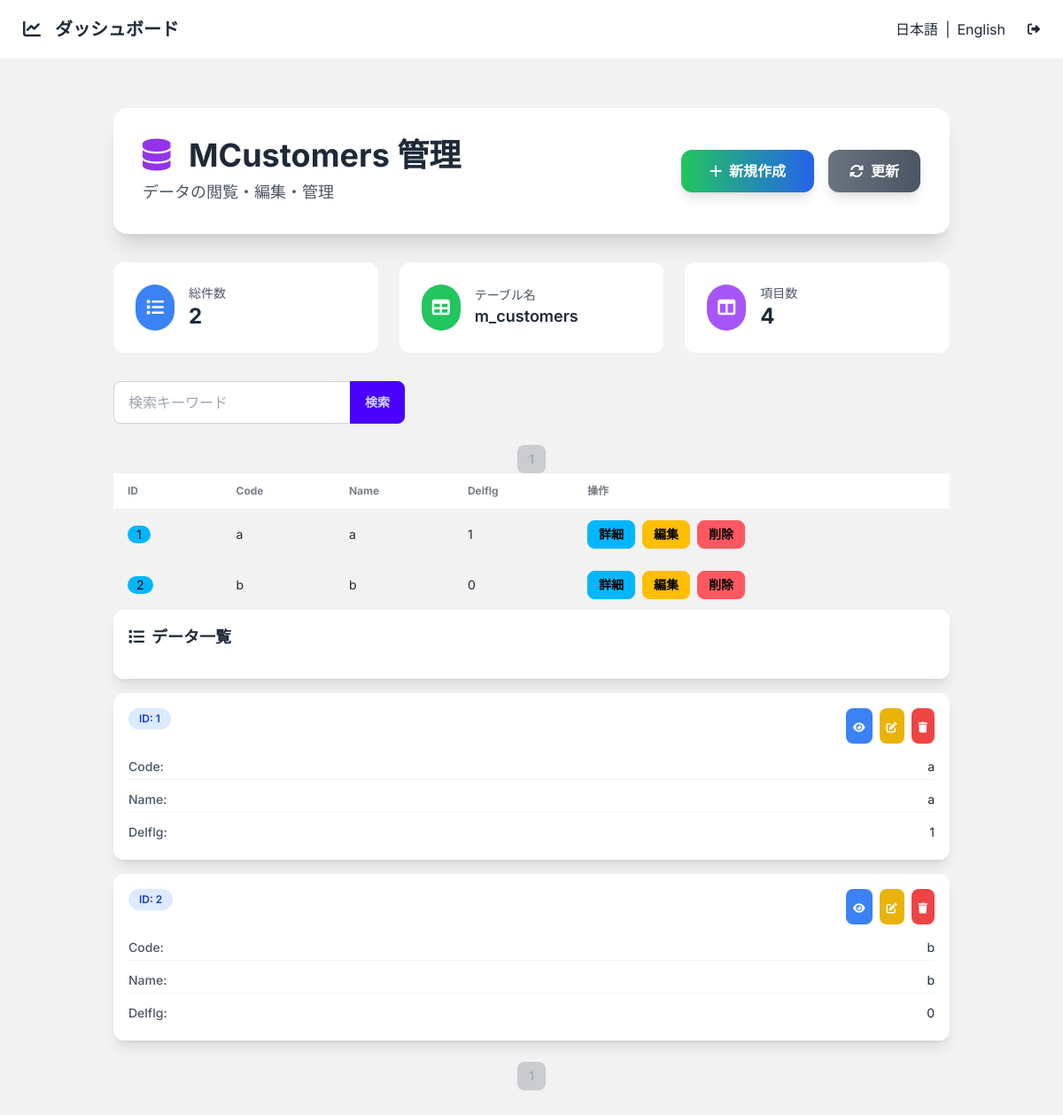
The app's page /m_customers/ (signed in) with its own data.
### app/models/m_customers.py (models this page shows)
class MCustomers(BaseModel):
    __tablename__ = "m_customers"
    __is_view__ = False
    id = Column(Integer, primary_key=True)
    code = Column(String(20))
    name = Column(String(100))
    delflg = Column(Integer)

### app/core/base_crud.py (the view)
        @router.get("/", response_class=HTMLResponse)
        async def read_items(
            request: Request,
            db: Session = Depends(get_db),
            current_user=Depends(get_current_user),
            page: int = 1,
            per_page: int = 10,
            q: str = None
        ):
            query = db.query(model)
            if q:
                filters = [
                    col.ilike(f"%{q}%")
                    for col in model.__table__.columns
                    if hasattr(col.type, "python_type") and col.type.python_type == str
                ]
                if filters:
                    query = query.filter(or_(*filters))
            total = query.count()
            items = query.offset((page - 1) * per_page).limit(per_page).all()
            fields = [col for col in model.__table__.columns if not col.primary_key]
            return templates.TemplateResponse(
                f"{template_base}/list.html",
                {
                    "request": request,
                    "items": items,
                    "fields": fields,
                    "table_name": model.__tablename__,
                    "model_name": model.__name__,
                    "page": page,
                    "per_page": per_page,
                    "total": total,
                    "q": q or "",
                    "pk_name": pk_name,
                }
            )

### app/templates/m_customers/list.html
{% extends "base_list.html" %}
{% set new_url = '/' ~ table_name ~ '/new' %}
{% block header_title %}{{ model_name }} 管理{% endblock %}

### app/templates/partials/_table.html (shortened to what this page needs)
<div class="slide-in overflow-x-auto">
    <table class="table table-zebra table-pin-rows w-full">
        <thead>
        <tr>
            <th>{{ pk_name|upper }}</th>
            {% for field in fields %}
            <th>{{ field.name.replace('_', ' ').title() }}</th>
            {% endfor %}
            <th>操作</th>
        </tr>
        </thead>
        <tbody>
        {% for item in items %}
        <tr class="hover">
            <td><span class="badge badge-info">{{ item[pk_name] }}</span></td>
            {% for field in fields %}
            <td>{{ item[field.name] if item[field.name] is not none else '—' }}</td>
            {% endfor %}
            <td>
                <div class="flex gap-2">
                    <a href="/{{ table_name }}/{{ item[pk_name] }}" class="btn btn-info btn-sm">詳細</a>
                    <a href="/{{ table_name }}/{{ item[pk_name] }}/edit" class="btn btn-warning btn-sm">編集</a>
                    <button hx-delete="/{{ table_name }}/{{ item[pk_name] }}"
                            hx-confirm="本当に削除しますか？"
                            hx-target="closest tr"
                            hx-swap="outerHTML swap:1s"
                            class="btn btn-error btn-sm">削除</button>
                </div>
            </td>
        </tr>
        {% endfor %}
        </tbody>
    </table>
</div>

### app/templates/partials/_mobile_card.html (shortened to what this page needs)
<div class="mobile-card-view space-y-4">
    <div class="glass-effect rounded-xl p-4 shadow-lg">
        <h2 class="text-lg font-bold text-gray-800 mb-4">
            <i class="fas fa-list mr-2"></i>データ一覧
        </h2>
    </div>
    {% for item in items %}
    <div class="glass-effect rounded-xl p-4 shadow-lg mobile-card">
        <div class="flex justify-between items-start mb-3">
            <div class="flex items-center">
                <span class="bg-blue-100 text-blue-800 px-3 py-1 rounded-full text-xs font-semibold mr-3">
                    {{ pk_name|upper }}: {{ item[pk_name] }}
                </span>
            </div>
            <div class="flex space-x-2">
                <a href="/{{ table_name }}/{{ item[pk_name] }}"
                    class="bg-blue-500 text-white p-2 rounded-lg">
                    <i class="fas fa-eye text-xs"></i>
                </a>
                <a href="/{{ table_name }}/{{ item[pk_name] }}/edit"
                    class="bg-yellow-500 text-white p-2 rounded-lg">
                    <i class="fas fa-edit text-xs"></i>
                </a>
                <button hx-delete="/{{ table_name }}/{{ item[pk_name] }}"
                        hx-confirm="本当に削除しますか？"
                        hx-target="closest .mobile-card"
                        hx-swap="outerHTML swap:1s"
                        class="bg-red-500 text-white p-2 rounded-lg">
                    <i class="fas fa-trash text-xs"></i>
                </button>
            </div>
        </div>
        <div class="grid grid-cols-1 gap-2">
            {% for field in fields %}
            <div class="flex justify-between items-center py-1 border-b border-gray-100 last:border-b-0">
                <span class="text-sm font-medium text-gray-600">{{ field.name.replace('_', ' ').title() }}:</span>
                <span class="text-sm text-gray-800 truncate ml-2" style="max-width: 150px;">
                    {{ item[field.name] if item[field.name] is not none else '—' }}
                </span>
            </div>
            {% endfor %}
        </div>
    </div>
    {% endfor %}
</div>

### app/templates/base.html (style rules this page uses)
body { font-family: 'Inter', sans-serif; }
.glass-effect { background: rgba(255, 255, 255, 0.95); backdrop-filter: blur(20px); border: 1px solid rgba(255, 255, 255, 0.2); }
.slide-in { animation: slideIn 0.6s ease-out forwards; }

### records on screen
MCustomers: id "1", code "a" "a" "1", pk_name "ID", name.replace "Code" "Name" "Delflg", code "a" "a" "1"
MCustomers: id "2", code "b" "b" "0", pk_name "ID", name.replace "Code" "Name" "Delflg", code "b" "b" "0"

### other values on screen
{{ model_name }} "MCustomers"
{{ items|length }} "2"
{{ table_name }} "m_customers"
{{ fields|length + 1 }} "4"
{{ page }} "1 1"
{{ pk_name|upper }} "ID"
{{ field.name.replace('_', ' ').title() }} "Code" "Name" "Delflg"
